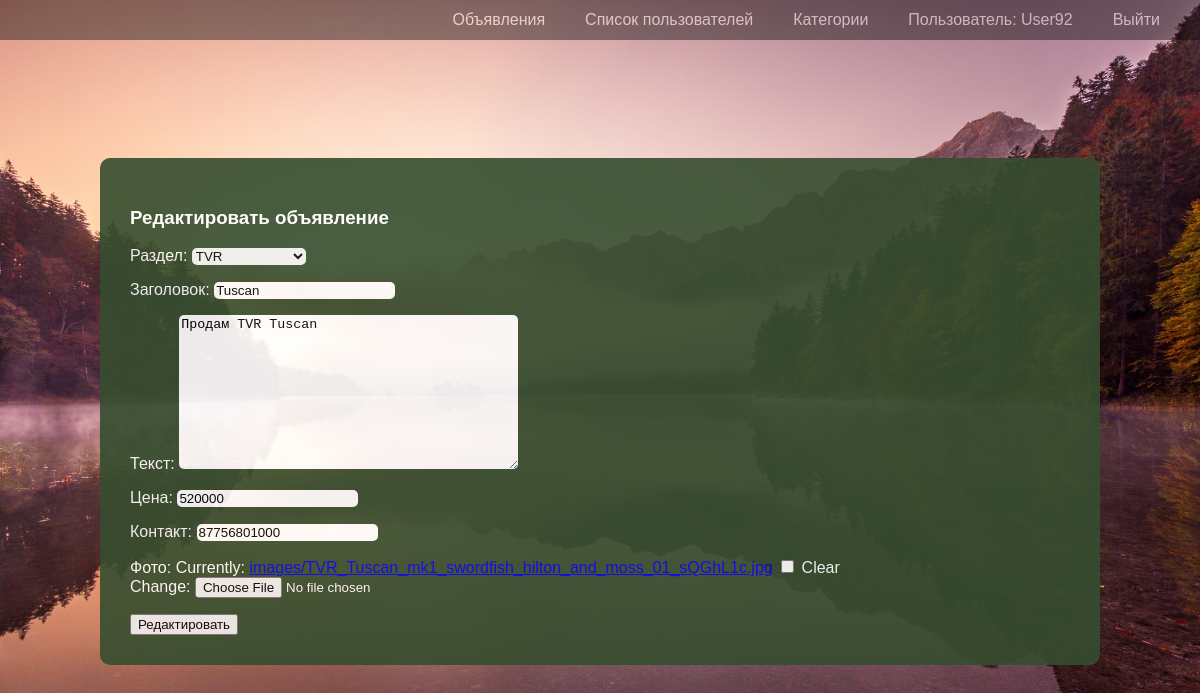
Page /post_update/6/ (signed in) on the committed database.
### app/models.py (models this page shows, shortened)
class Post(models.Model):
    category = models.ForeignKey(Category, on_delete=models.PROTECT, verbose_name="Раздел")
    title = models.CharField(max_length=112, verbose_name="Заголовок")
    content = models.TextField(verbose_name="Текст")
    price = models.IntegerField(verbose_name="Цена")
    contact = models.CharField(max_length=112, verbose_name="Контакт")
    image = models.ImageField(verbose_name="Фото", upload_to='images', blank=True)
    created_at = models.DateTimeField(auto_now_add=True, verbose_name="Дата")
    author = models.ForeignKey(User, on_delete=models.CASCADE, verbose_name="Автор")

### app/views.py (the view)
# urls.py: path('post_update/<int:pk>/', UpdatePostView.as_view(), name='post_update'),
class UpdatePostView(LoginRequiredMixin, UpdateView):
    model = Post
    form_class = PostCategoryForm
    template_name = 'post_update.html'
    success_url = reverse_lazy('post_list')
    def get_form_kwargs(self):
        kwargs = super().get_form_kwargs()
        if self.request.user != kwargs['instance'].author:
            return self.handle_no_permission()
        return kwargs

### app/forms.py
class PostCategoryForm(forms.ModelForm):
    class Meta:
        model = Post
        fields = ['category', 'title', 'content', 'price', 'contact', 'image']

### app/models.py (called while the page is built)
    def __str__(self):
        return self.name

### app/templates/post_update.html (shortened to what this page needs)
{% extends 'base.html' %}
{% block content %}
<div class="mini_block">
    <h3>Редактировать объявление</h3>
    <form method="POST" enctype="multipart/form-data">
        {{ form.as_p }}
        <button type="submit">Редактировать</button>
    </form>
</div>
{% endblock %}

### app/templates/base.html (shortened to what this page needs)
{% load static %}
<!DOCTYPE html>
<html lang="en">
<head>
    <link rel="stylesheet" href={% static 'css/style.css' %}>
</head>
<body style="background-image: url('../../static/images/99px Lake.jpg'); background-size: cover;">
    <div class="navbar">
        <a class="navbar_items" href={% url 'post_list' %}>Объявления</a>
        {% if request.user.is_authenticated %}
            <a class="navbar_items" href={% url 'user_list' %}>Список пользователей</a>
            <a class="navbar_items" href={% url 'category_list' %}>Категории</a>
            <p class="navbar_items">Пользователь: {{ request.user.username }}</p>
            <a class="navbar_items" href={% url 'logout' %}>Выйти</a>
        {% else %}
            <a class="navbar_items" href={% url 'login' %}>Войти на сайт</a>
            <a class="navbar_items" href={% url 'signup' %}>Регистрация</a>
        {% endif %}
    </div>
    <br>
    {% block content %}
    {% endblock %}
</body>
</html>

### static/css/style.css (style rules this page uses)
body { background-color: rgb(46, 46, 95); margin: 0px; padding: 0px; }
.navbar { display: flex; flex-direction: row; justify-content: end; align-items: center; height: 40px; width: 100%; opacity: 40%; background-color: black; }
.navbar_items { font-family: Arial; color: white; text-decoration: none; opacity: 100%; margin-right: 40px; }
.mini_block { background-color: rgb(54, 77, 47); margin: 100px; border-radius: 10px; padding: 30px; font-family: Arial; opacity: 90%; color: white; }
input { border-radius: 5px; border: none; }
select { border-radius: 5px; border: none; }
textarea { border-radius: 5px; border: none; }

### rows in the picture
Post: category "TVR", title "Tuscan", content "Продам TVR Tuscan", price "520000", contact "87756801000"

### other values in the picture
{{ request.user.username }} "User92"
